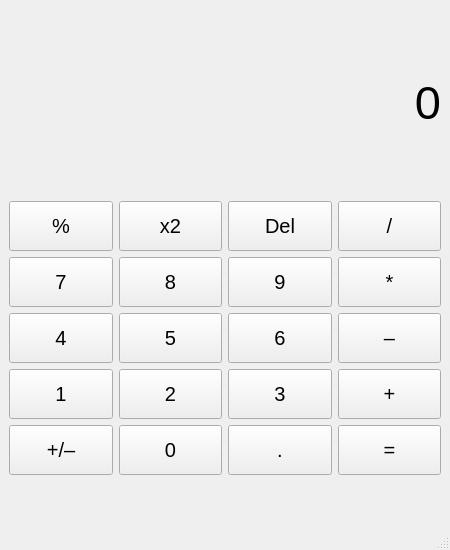
<?xml version="1.0" encoding="UTF-8"?>
<ui version="4.0">
 <class>MainWindow</class>
 <widget class="QMainWindow" name="MainWindow">
  <property name="geometry">
   <rect>
    <x>0</x>
    <y>0</y>
    <width>450</width>
    <height>550</height>
   </rect>
  </property>
  <property name="maximumSize">
   <size>
    <width>450</width>
    <height>550</height>
   </size>
  </property>
  <property name="windowTitle">
   <string>MainWindow</string>
  </property>
  <widget class="QWidget" name="centralwidget">
   <layout class="QVBoxLayout" name="verticalLayout">
    <item>
     <widget class="QLabel" name="label">
      <property name="sizePolicy">
       <sizepolicy hsizetype="Preferred" vsizetype="Preferred">
        <horstretch>0</horstretch>
        <verstretch>0</verstretch>
       </sizepolicy>
      </property>
      <property name="maximumSize">
       <size>
        <width>16777215</width>
        <height>100</height>
       </size>
      </property>
      <property name="font">
       <font>
        <pointsize>35</pointsize>
        <underline>false</underline>
        <strikeout>false</strikeout>
       </font>
      </property>
      <property name="text">
       <string>0</string>
      </property>
      <property name="alignment">
       <set>Qt::AlignRight|Qt::AlignTrailing|Qt::AlignVCenter</set>
      </property>
     </widget>
    </item>
    <item>
     <layout class="QGridLayout" name="btns_layout">
      <item row="2" column="0">
       <widget class="QPushButton" name="btn_4">
        <property name="minimumSize">
         <size>
          <width>0</width>
          <height>50</height>
         </size>
        </property>
        <property name="font">
         <font>
          <pointsize>15</pointsize>
         </font>
        </property>
        <property name="text">
         <string>4</string>
        </property>
       </widget>
      </item>
      <item row="2" column="2">
       <widget class="QPushButton" name="btn_5">
        <property name="minimumSize">
         <size>
          <width>0</width>
          <height>50</height>
         </size>
        </property>
        <property name="font">
         <font>
          <pointsize>15</pointsize>
         </font>
        </property>
        <property name="text">
         <string>5</string>
        </property>
       </widget>
      </item>
      <item row="2" column="3">
       <widget class="QPushButton" name="btn_6">
        <property name="minimumSize">
         <size>
          <width>0</width>
          <height>50</height>
         </size>
        </property>
        <property name="font">
         <font>
          <pointsize>15</pointsize>
         </font>
        </property>
        <property name="text">
         <string>6</string>
        </property>
       </widget>
      </item>
      <item row="3" column="2">
       <widget class="QPushButton" name="btn_2">
        <property name="minimumSize">
         <size>
          <width>0</width>
          <height>50</height>
         </size>
        </property>
        <property name="font">
         <font>
          <pointsize>15</pointsize>
         </font>
        </property>
        <property name="text">
         <string>2</string>
        </property>
       </widget>
      </item>
      <item row="3" column="0">
       <widget class="QPushButton" name="btn_1">
        <property name="minimumSize">
         <size>
          <width>0</width>
          <height>50</height>
         </size>
        </property>
        <property name="font">
         <font>
          <pointsize>15</pointsize>
         </font>
        </property>
        <property name="text">
         <string>1</string>
        </property>
       </widget>
      </item>
      <item row="3" column="4">
       <widget class="QPushButton" name="btn_plus">
        <property name="minimumSize">
         <size>
          <width>0</width>
          <height>50</height>
         </size>
        </property>
        <property name="font">
         <font>
          <pointsize>15</pointsize>
         </font>
        </property>
        <property name="text">
         <string>+</string>
        </property>
       </widget>
      </item>
      <item row="3" column="3">
       <widget class="QPushButton" name="btn_3">
        <property name="minimumSize">
         <size>
          <width>0</width>
          <height>50</height>
         </size>
        </property>
        <property name="font">
         <font>
          <pointsize>15</pointsize>
         </font>
        </property>
        <property name="text">
         <string>3</string>
        </property>
       </widget>
      </item>
      <item row="2" column="4">
       <widget class="QPushButton" name="btn_min">
        <property name="minimumSize">
         <size>
          <width>0</width>
          <height>50</height>
         </size>
        </property>
        <property name="font">
         <font>
          <pointsize>15</pointsize>
         </font>
        </property>
        <property name="text">
         <string>–</string>
        </property>
       </widget>
      </item>
      <item row="0" column="4">
       <widget class="QPushButton" name="btn_div">
        <property name="minimumSize">
         <size>
          <width>0</width>
          <height>50</height>
         </size>
        </property>
        <property name="font">
         <font>
          <pointsize>15</pointsize>
         </font>
        </property>
        <property name="text">
         <string>/</string>
        </property>
       </widget>
      </item>
      <item row="1" column="0">
       <widget class="QPushButton" name="btn_7">
        <property name="minimumSize">
         <size>
          <width>0</width>
          <height>50</height>
         </size>
        </property>
        <property name="font">
         <font>
          <pointsize>15</pointsize>
          <weight>50</weight>
          <bold>false</bold>
          <strikeout>false</strikeout>
         </font>
        </property>
        <property name="text">
         <string>7</string>
        </property>
        <property name="default">
         <bool>false</bool>
        </property>
        <property name="flat">
         <bool>false</bool>
        </property>
       </widget>
      </item>
      <item row="1" column="2">
       <widget class="QPushButton" name="btn_8">
        <property name="minimumSize">
         <size>
          <width>0</width>
          <height>50</height>
         </size>
        </property>
        <property name="font">
         <font>
          <pointsize>15</pointsize>
         </font>
        </property>
        <property name="text">
         <string>8</string>
        </property>
       </widget>
      </item>
      <item row="1" column="4">
       <widget class="QPushButton" name="btn_mult">
        <property name="minimumSize">
         <size>
          <width>0</width>
          <height>50</height>
         </size>
        </property>
        <property name="font">
         <font>
          <pointsize>15</pointsize>
         </font>
        </property>
        <property name="text">
         <string>*</string>
        </property>
       </widget>
      </item>
      <item row="1" column="3">
       <widget class="QPushButton" name="btn_9">
        <property name="minimumSize">
         <size>
          <width>0</width>
          <height>50</height>
         </size>
        </property>
        <property name="font">
         <font>
          <pointsize>15</pointsize>
         </font>
        </property>
        <property name="text">
         <string>9</string>
        </property>
       </widget>
      </item>
      <item row="0" column="2">
       <widget class="QPushButton" name="btn_square">
        <property name="minimumSize">
         <size>
          <width>0</width>
          <height>50</height>
         </size>
        </property>
        <property name="font">
         <font>
          <pointsize>15</pointsize>
         </font>
        </property>
        <property name="text">
         <string>x2</string>
        </property>
       </widget>
      </item>
      <item row="0" column="3">
       <widget class="QPushButton" name="btn_del">
        <property name="minimumSize">
         <size>
          <width>0</width>
          <height>50</height>
         </size>
        </property>
        <property name="font">
         <font>
          <pointsize>15</pointsize>
         </font>
        </property>
        <property name="text">
         <string>Del</string>
        </property>
       </widget>
      </item>
      <item row="0" column="0">
       <widget class="QPushButton" name="btn_percent">
        <property name="minimumSize">
         <size>
          <width>0</width>
          <height>50</height>
         </size>
        </property>
        <property name="font">
         <font>
          <pointsize>15</pointsize>
         </font>
        </property>
        <property name="text">
         <string>%</string>
        </property>
       </widget>
      </item>
      <item row="4" column="2">
       <widget class="QPushButton" name="btn_0">
        <property name="minimumSize">
         <size>
          <width>0</width>
          <height>50</height>
         </size>
        </property>
        <property name="font">
         <font>
          <pointsize>15</pointsize>
         </font>
        </property>
        <property name="text">
         <string>0</string>
        </property>
       </widget>
      </item>
      <item row="4" column="0">
       <widget class="QPushButton" name="btn_pm">
        <property name="minimumSize">
         <size>
          <width>0</width>
          <height>50</height>
         </size>
        </property>
        <property name="font">
         <font>
          <pointsize>15</pointsize>
         </font>
        </property>
        <property name="text">
         <string>+/–</string>
        </property>
       </widget>
      </item>
      <item row="4" column="3">
       <widget class="QPushButton" name="btn_dot">
        <property name="minimumSize">
         <size>
          <width>0</width>
          <height>50</height>
         </size>
        </property>
        <property name="font">
         <font>
          <pointsize>15</pointsize>
         </font>
        </property>
        <property name="text">
         <string>.</string>
        </property>
       </widget>
      </item>
      <item row="4" column="4">
       <widget class="QPushButton" name="btn_equal">
        <property name="minimumSize">
         <size>
          <width>0</width>
          <height>50</height>
         </size>
        </property>
        <property name="font">
         <font>
          <pointsize>15</pointsize>
         </font>
        </property>
        <property name="text">
         <string>=</string>
        </property>
       </widget>
      </item>
     </layout>
    </item>
   </layout>
  </widget>
  <widget class="QMenuBar" name="menubar">
   <property name="geometry">
    <rect>
     <x>0</x>
     <y>0</y>
     <width>450</width>
     <height>21</height>
    </rect>
   </property>
  </widget>
  <widget class="QStatusBar" name="statusbar"/>
 </widget>
 <resources/>
 <connections/>
</ui>
